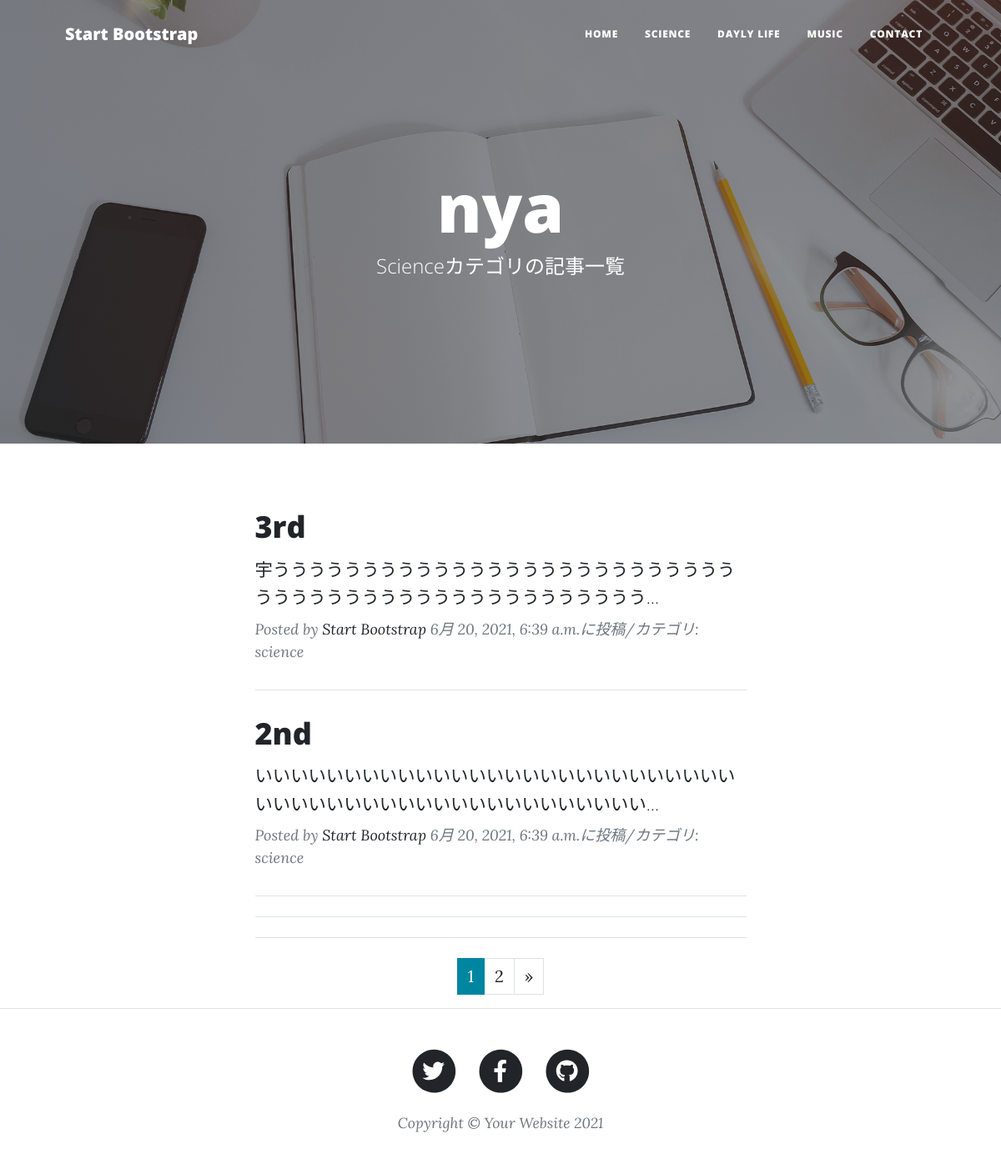
/science-list, run on the app's committed database.
### blog/models.py (models this page shows, shortened)
class BlogPost(models.Model):
    CATEGORY = (('science','科学'),('daylylife','日記'),('music','音楽のこと'))
    title = models.CharField(
        verbose_name = 'タイトル',
        max_length = 200
    )
    content = models.TextField(
        verbose_name = '本文'
    )
    posted_at = models.DateTimeField(
        verbose_name = '投稿日時',
        auto_now_add = True
    )
    category = models.CharField(
        verbose_name = 'カテゴリ',
        max_length = 50,
        choices = CATEGORY
    )

### blog/views.py (the view)
# urls.py: path('science-list',views.ScienceView.as_view(), name='science_list'),
class ScienceView(ListView):
    template_name = 'science_list.html'
    model = BlogPost
    context_object_name = 'science_records'
    queryset = BlogPost.objects.filter(category='science').order_by('-posted_at')
    paginate_by =2

### blog/templates/science_list.html (shortened to what this page needs)
{% extends 'base.html' %}
{% load static %}
        {% block header %}
        <header class="masthead" style="background-image: url({% static 'assets/img/home-bg.jpg' %})">
            <div class="container position-relative px-4 px-lg-5">
                <div class="row gx-4 gx-lg-5 justify-content-center">
                    <div class="col-md-10 col-lg-8 col-xl-7">
                        <div class="site-heading">
                            <h1>nya</h1>
                            <span class="subheading">Scienceカテゴリの記事一覧</span>
                        </div>
                    </div>
                </div>
            </div>
        </header>
        {% endblock %}
        {% block contents %}
        <div class="container px-4 px-lg-5">
            <div class="row gx-4 gx-lg-5 justify-content-center">
                <div class="col-md-10 col-lg-8 col-xl-7">
                    {% for record in science_records %}
                    <div class="post-preview">
                        <a href="{% url 'blog:blog_detail' record.pk %}">
                            <h2 class="post-title">{{record.title}}</h2>
                            <h3 class="post-subtitle"><span style="font-size :16pt">{{record.content|truncatechars:50}}</span></h3>
                        </a>
                        <p class="post-meta">
                            Posted by
                            <a href="#!">Start Bootstrap</a>
                            {{record.posted_at}}に投稿/カテゴリ:
                            {{record.category}}
                        </p>
                    </div>
                    <hr>
                    {% endfor %}
                    <hr class="my-4" />
                    <hr class="my-4" />
                  {% include "pagination.html" %}
                </div>
            </div>
        </div>
        {% endblock %}

### data on the page
BlogPost: title "3rd", content "宇うううううううううううううううううううううううううううううううううううううううううううううううう…", posted_at "6月 20, 2021, 6:39 a.m.", category "science"
BlogPost: title "2nd", content "いいいいいいいいいいいいいいいいいいいいいいいいいいいいいいいいいいいいいいいいいいいいいいいいい…", posted_at "6月 20, 2021, 6:39 a.m.", category "science"

### other printed values
{{ num }} "1"
{{ num }} "2"
